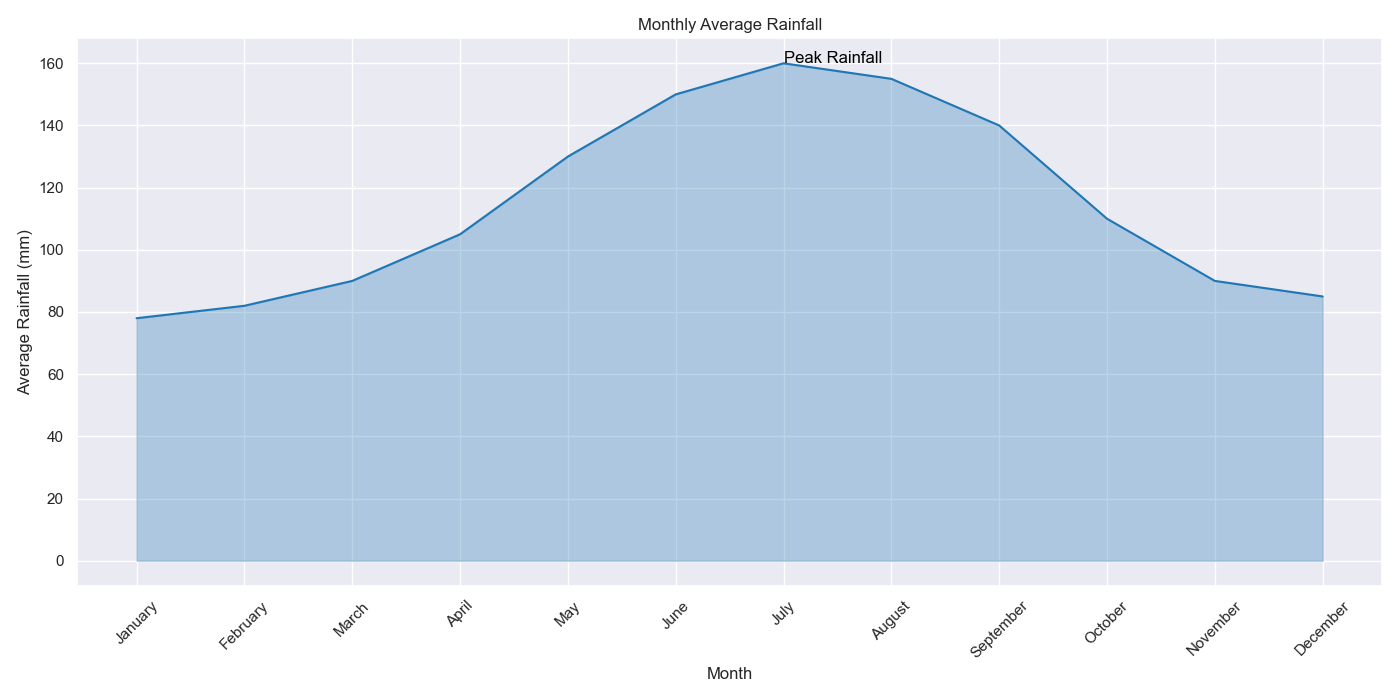

This chart was generated by the following Python code:

import pandas as pd
import seaborn as sns
import matplotlib.pyplot as plt

data = {
    'Month': ['January', 'February', 'March', 'April', 'May', 'June', 
              'July', 'August', 'September', 'October', 'November', 'December'],
    'Average_Rainfall': [78, 82, 90, 105, 130, 150, 160, 155, 140, 110, 90, 85]
}

df = pd.DataFrame(data)

plt.figure(figsize=(14, 7))

ax = sns.lineplot(x='Month', y='Average_Rainfall', data=df, color='#1f77b4')
plt.fill_between(df['Month'], df['Average_Rainfall'], color='#1f77b4', alpha=0.3)

plt.text(6, 160, 'Peak Rainfall', horizontalalignment='left', size='medium', color='black')

plt.xticks(rotation=45)
plt.xlabel('Month')
plt.ylabel('Average Rainfall (mm)')
plt.title('Monthly Average Rainfall')

plt.tight_layout()
plt.show()
